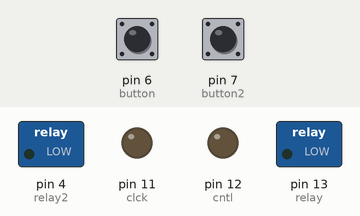
Bench run of a sketch on a simulated Arduino Uno, built with avr-gcc and run on an emulated ATmega328P. Parts: switched loads named in the sketch (green lamp = pin HIGH), output pins drawn as LEDs (lit = HIGH). Inputs (shaded band) come from the test bench; at power-on: pin 6 (button) LOW, pin 7 (button2) LOW.

Above: at 1.2 s.
1.3 s: pin 6 (button) pulled HIGH for 0.15 s
At 1.8 s:
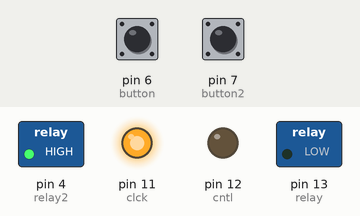
At 3.4 s:
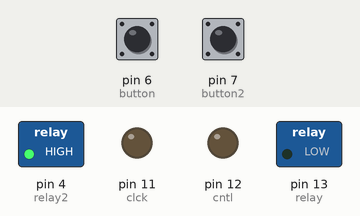
Timing chart, 0 to 10.4 s (numbered marks = the images above; inputs shaded):
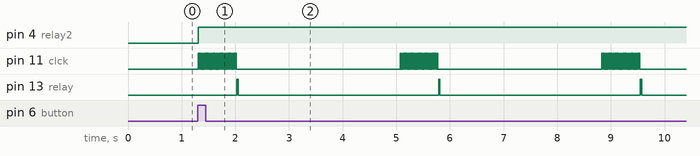

The sketch:

ADG.ino
```cpp
int clck = 11;
int cntl = 12;
int relay = 13;
int button = 6;
int button2 = 7;
int relay2 = 4;

boolean buttonState = LOW;
void setup() {

  pinMode(clck, OUTPUT);
  pinMode(cntl, OUTPUT);
  pinMode(relay, OUTPUT);
  pinMode(relay2, OUTPUT);
  pinMode(button, INPUT);
  pinMode(button2, INPUT);

}

void loop()
{
  NextRotation();
  if (debounceButton(buttonState) == HIGH && buttonState == LOW) // if we press the button means if it high following the next steps//
  {
    digitalWrite(relay2, HIGH);   // this for single phase motor turnning on//
    for ( int i = 0; i <= 35; i++) // this for 36 steps to complete the one cycle//
    {

      for (int i = 0; i <= 23; i++) // this for given pulse to the stepper motor. 24 pulses for 10 degree//
      {
        digitalWrite (clck, HIGH);
        delay(15);
        digitalWrite(clck, LOW);
        delay(15);

      }
      digitalWrite(relay, HIGH); // this code for energising pressure valve//
      delay(20);
      digitalWrite(relay, LOW);
      delay(20);
     delay(3000);
    }
     // after completing 10degree it takes this delay//

   digitalWrite(relay2, LOW);
  }


}
boolean debounceButton(boolean buttonState)  // debounce button code // // state is we give low in the starting //
{
  boolean stateNow = digitalRead(button);     // read the state of the button pressing //
  if (buttonState!= stateNow) // if it high means it is set in the buttonState//
  {
    delay (10); // waiting for 10 second for debouncing//
    stateNow = digitalRead(button); // again it check the value of button state//
  }
  return stateNow;

}

void NextRotation() // this program for switch 2//
{
  if (debounceButton1(buttonState) == HIGH && buttonState == LOW)
  {
     digitalWrite(relay2, HIGH);
     for (int i=0; i<=10; i++)

  {
    digitalWrite (clck, HIGH);
    delay(10);
    digitalWrite(clck,LOW);
    delay(10);


    for ( int i = 0; i <= 35; i++)
    {

      for (int i = 0; i <= 23; i++)
      {
        digitalWrite (clck, HIGH);
        delay(15);
        digitalWrite(clck, LOW);
        delay(15);

      }
      digitalWrite(relay, HIGH);
      delay(20);
      digitalWrite(relay, LOW);
      delay(20);
          delay(3000);

  }
    digitalWrite(relay2, LOW);
  }
}
}
boolean debounceButton1(boolean buttonState)
{

  boolean statenow = digitalRead(button2);
  if (buttonState != statenow)
  {
    delay (10);
    statenow = digitalRead(button2);
  }
  return statenow;
}
```

Measured:
- after the input at 1.3 s, pin 4 (relay2): LOW → HIGH at once; pin 11 (clck): LOW → HIGH at once, then repeats every 3.8 s: HIGH 0.02 s, LOW 3.1 s, 23 × (HIGH 0.02 s, LOW 0.02 s); pin 13 (relay): alternates HIGH for 0.02 s and LOW for 3.7 s, starting after 0.73 s
